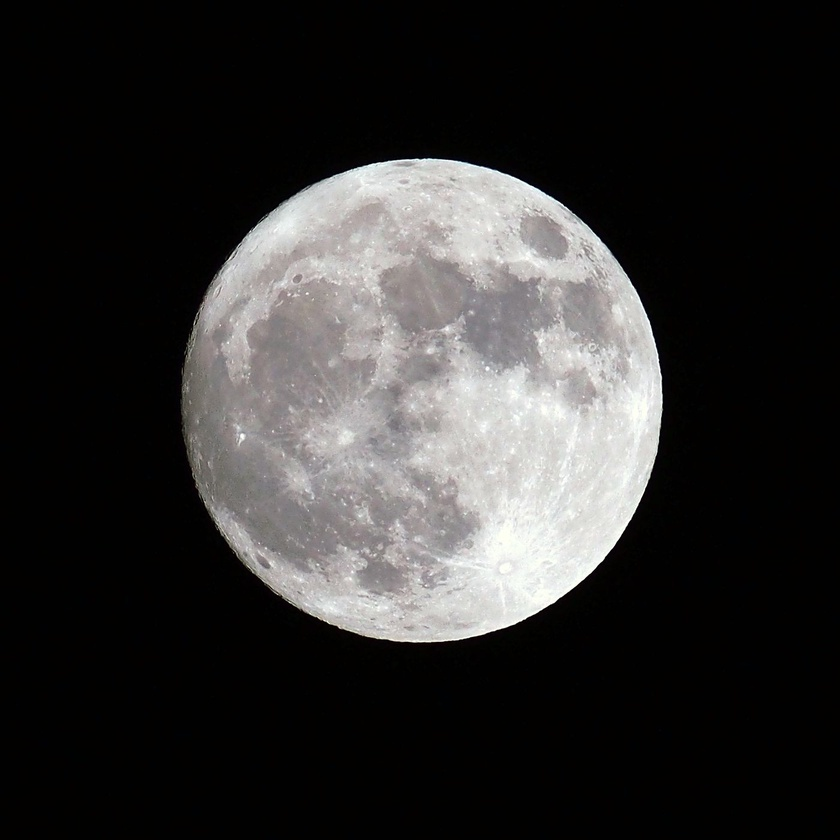
#> input picture C21_Software/C21_Robot_ARM/test.jpg, 840 x 840 px, shrunk from 1400 x 1400 before the run
$ python gen_code_from_img.py
#> lines starting #> are read from the running program, lines starting #| are printed output that depends on the picture; after the words box and inside, x2 and y2 are one past the last pixel; in counts of white or black regions, pixels touching at a corner belong together
#!/usr/bin/python3
# 2018.01.04 13:01:24 CST
# 2018.01.04 14:42:58 CST

import cv2
import numpy as np
import os
img = cv2.imread("test.jpg")
#> img is the input picture: shape (840, 840, 3); mean B, G, R 47.3, 47.9, 48.9
gray = cv2.cvtColor(img, cv2.COLOR_BGR2GRAY)
ret,threshed = cv2.threshold(gray,100,255,cv2.THRESH_BINARY)
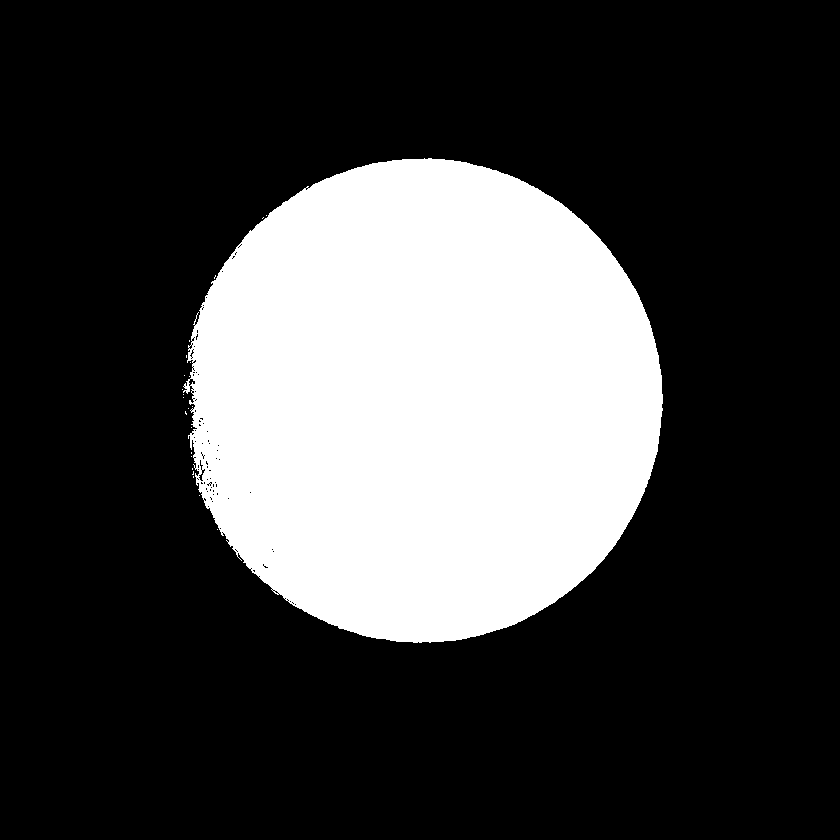
#> threshed: shape (840, 840); 25.7% white; 23 white regions (22 under 20 px)

# find contours without approx
cnts = cv2.findContours(threshed,cv2.RETR_LIST,cv2.CHAIN_APPROX_NONE)[-2]
#> cnts = 145 contours, 141 with area under 20; largest, box (x1, y1, x2, y2) and area: (183, 158, 663, 643) 180762, (198, 468, 206, 482) 38, (188, 378, 196, 387) 35, (199, 459, 204, 471) 22

# get the max-area contour
cnt = sorted(cnts, key=cv2.contourArea)[-1]
#> cnt = contour of 1577 points, box (x1, y1, x2, y2) (183, 158, 663, 643), area 180762

# calc arclentgh
arclen = cv2.arcLength(cnt, True)
#> arclen = 1865.7

# do approx
eps = 0.00005
epsilon = arclen * eps
#> epsilon = 0.0933
approx = cv2.approxPolyDP(cnt, epsilon, True)
#> approx = contour of 906 points, box (x1, y1, x2, y2) (183, 158, 663, 643), area 180762

# draw the result
canvas = img.copy()
for pt in approx:
    cv2.circle(canvas, (pt[0][0], pt[0][1]), 7, (0,255,0), -1)
#> this loop made 906 passes
#> pt on passes 1 to 3: [[431, 158]], [[428, 158]], [[427, 159]]
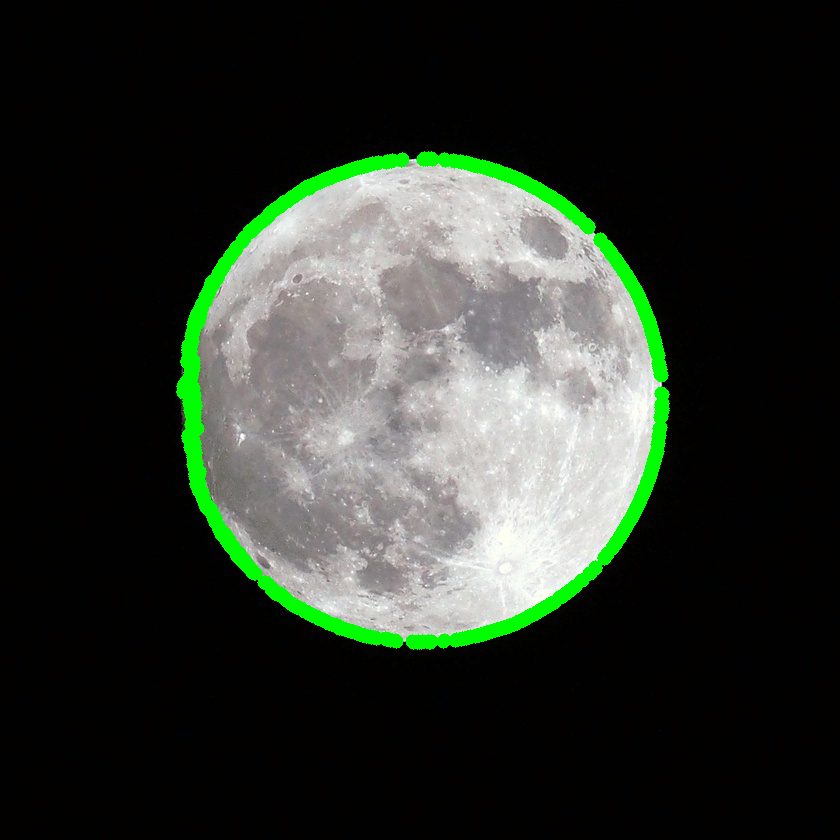
#> canvas: shape (840, 840, 3); 3.07% of pixels changed, all inside (x1, y1, x2, y2) = (176, 151, 670, 650)

cv2.drawContours(canvas, [approx], -1, (0,0,255), 2, cv2.LINE_AA)
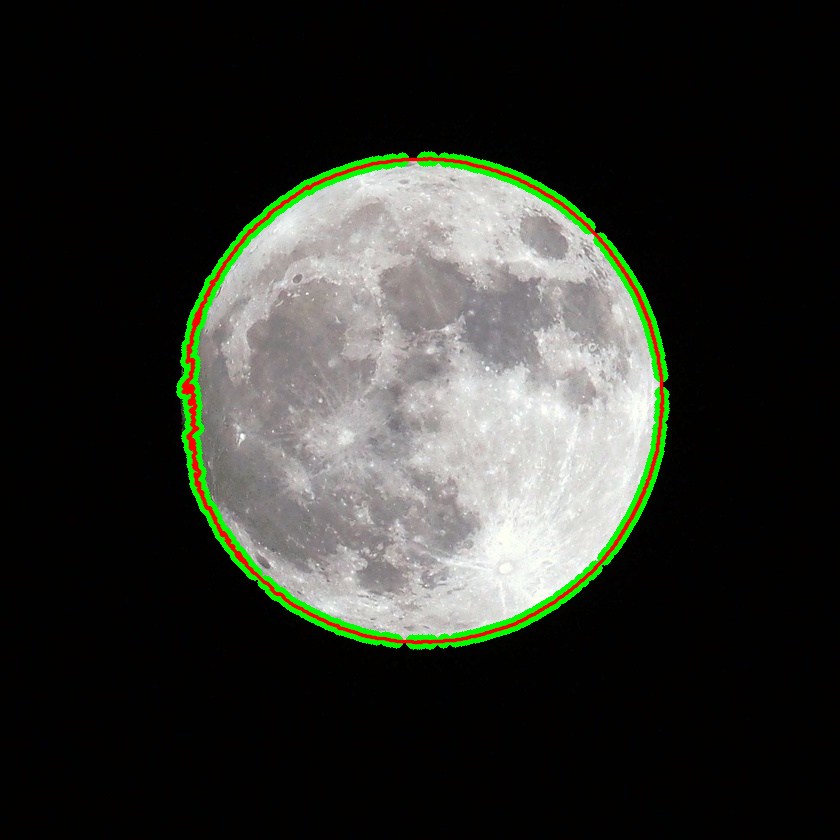
#> canvas: shape (840, 840, 3); 1.15% of pixels changed, all inside (x1, y1, x2, y2) = (181, 156, 665, 645)

# save
cv2.imwrite("result.png", canvas)
